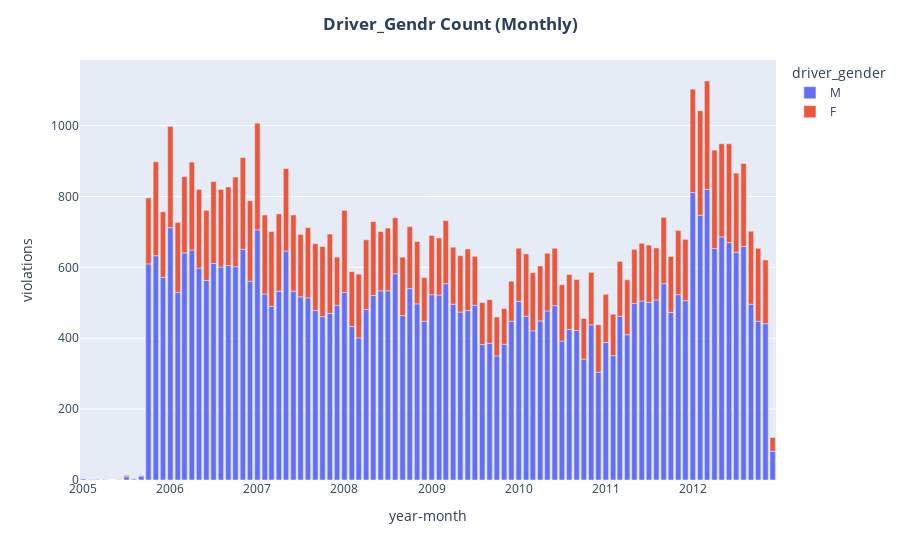

Here is the notebook cell this chart was saved with:
### Markdown cell above
- Driver_Gender Count (Monthly)

### Code cell
dfa_month_gender=dfa.groupby(['year-month','driver_gender'])['violations'].count().reset_index()
fig=px.bar(dfa_month_gender,x='year-month',y='violations',color='driver_gender')
fig.update_layout(title={'text':'<b>Driver_Gendr Count (Monthly)','x':0.5})
fig.show()

### Figure 1 — Plotly figure (JSON) as saved in the notebook; plotly's stock layout.template omitted (floating-point values rounded to 4 significant figures)
{"data": [{"alignmentgroup": "True", "hovertemplate": "driver_gender=M<br>year-month=%{x}<br>violations=%{y}<extra></extra>", "legendgroup": "M", "marker": {"color": "#636efa", "pattern": {"shape": ""}}, "name": "M", "offsetgroup": "M", "orientation": "v", "showlegend": true, "textposition": "auto", "type": "bar", "x": ["2005-01", "2005-02", "2005-03", "2005-04", "2005-07", "2005-08", "2005-09", "2005-10", "2005-11", "2005-12", "2006-01", "2006-02", "2006-03", "2006-04", "2006-05", "2006-06", "2006-07", "2006-08", "2006-09", "2006-10", "2006-11", "2006-12", "2007-01", "2007-02", "2007-03", "2007-04", "2007-05", "2007-06", "2007-07", "2007-08", "2007-09", "2007-10", "2007-11", "2007-12", "2008-01", "2008-02", "2008-03", "2008-04", "2008-05", "2008-06", "2008-07", "2008-08", "2008-09", "2008-10", "2008-11", "2008-12", "2009-01", "2009-02", "2009-03", "2009-04", "2009-05", "2009-06", "2009-07", "2009-08", "2009-09", "2009-10", "2009-11", "2009-12", "2010-01", "2010-02", "2010-03", "2010-04", "2010-05", "2010-06", "2010-07", "2010-08", "2010-09", "2010-10", "2010-11", "2010-12", "2011-01", "2011-02", "2011-03", "2011-04", "2011-05", "2011-06", "2011-07", "2011-08", "2011-09", "2011-10", "2011-11", "2011-12", "2012-01", "2012-02", "2012-03", "2012-04", "2012-05", "2012-06", "2012-07", "2012-08", "2012-09", "2012-10", "2012-11", "2012-12"], "xaxis": "x", "y": [3, 1, 1, 1, 9, 3, 11, 610, 633, 572, 712, 529, 641, 649, 598, 563, 611, 601, 605, 602, 651, 561, 706, 525, 490, 533, 646, 533, 517, 514, 478, 461, 470, 493, 529, 433, 401, 481, 521, 534, 534, 582, 464, 540, 497, 448, 523, 522, 554, 496, 474, 478, 493, 382, 386, 350, 383, 448, 504, 462, 421, 449, 477, 492, 392, 425, 422, 341, 438, 304, 388, 351, 462, 410, 498, 505, 501, 508, 554, 473, 523, 506, 811, 747, 820, 653, 686, 670, 643, 659, 496, 448, 441, 81], "yaxis": "y"}, {"alignmentgroup": "True", "hovertemplate": "driver_gender=F<br>year-month=%{x}<br>violations=%{y}<extra></extra>", "legendgroup": "F", "marker": {"color": "#EF553B", "pattern": {"shape": ""}}, "name": "F", "offsetgroup": "F", "orientation": "v", "showlegend": true, "textposition": "auto", "type": "bar", "x": ["2005-03", "2005-06", "2005-07", "2005-08", "2005-09", "2005-10", "2005-11", "2005-12", "2006-01", "2006-02", "2006-03", "2006-04", "2006-05", "2006-06", "2006-07", "2006-08", "2006-09", "2006-10", "2006-11", "2006-12", "2007-01", "2007-02", "2007-03", "2007-04", "2007-05", "2007-06", "2007-07", "2007-08", "2007-09", "2007-10", "2007-11", "2007-12", "2008-01", "2008-02", "2008-03", "2008-04", "2008-05", "2008-06", "2008-07", "2008-08", "2008-09", "2008-10", "2008-11", "2008-12", "2009-01", "2009-02", "2009-03", "2009-04", "2009-05", "2009-06", "2009-07", "2009-08", "2009-09", "2009-10", "2009-11", "2009-12", "2010-01", "2010-02", "2010-03", "2010-04", "2010-05", "2010-06", "2010-07", "2010-08", "2010-09", "2010-10", "2010-11", "2010-12", "2011-01", "2011-02", "2011-03", "2011-04", "2011-05", "2011-06", "2011-07", "2011-08", "2011-09", "2011-10", "2011-11", "2011-12", "2012-01", "2012-02", "2012-03", "2012-04", "2012-05", "2012-06", "2012-07", "2012-08", "2012-09", "2012-10", "2012-11", "2012-12"], "xaxis": "x", "y": [1, 1, 4, 1, 2, 186, 265, 185, 286, 198, 215, 248, 222, 198, 231, 219, 222, 253, 259, 227, 301, 223, 211, 218, 233, 215, 176, 198, 189, 198, 224, 136, 232, 155, 180, 197, 208, 167, 177, 158, 165, 175, 176, 123, 167, 161, 178, 161, 159, 174, 138, 119, 123, 110, 101, 113, 150, 176, 164, 155, 163, 162, 159, 155, 144, 115, 148, 134, 136, 117, 155, 155, 153, 163, 162, 147, 187, 158, 181, 173, 292, 295, 306, 278, 263, 279, 223, 234, 206, 206, 180, 39], "yaxis": "y"}], "layout": {"barmode": "relative", "legend": {"title": {"text": "driver_gender"}, "tracegroupgap": 0}, "margin": {"t": 60}, "title": {"text": "<b>Driver_Gendr Count (Monthly)", "x": 0.5}, "xaxis": {"anchor": "y", "domain": [0, 1], "title": {"text": "year-month"}}, "yaxis": {"anchor": "x", "domain": [0, 1], "title": {"text": "violations"}}}}
